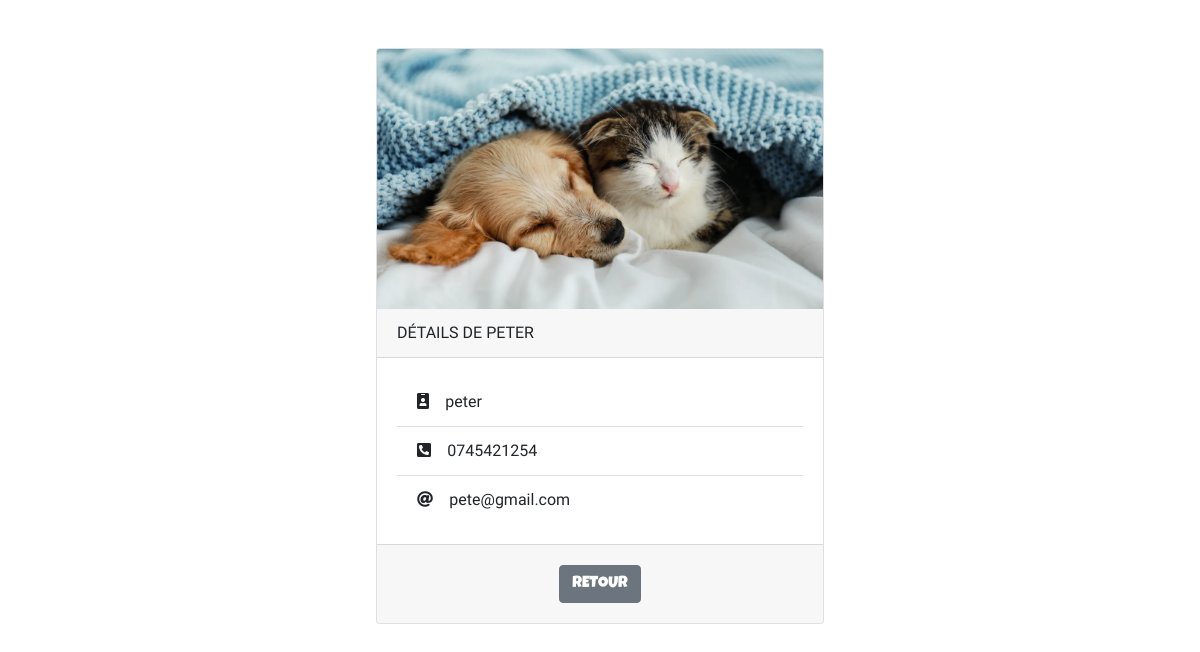
Screenshot of /index.php?controller=contact&action=displayOne&id=6 with the database file from the repository.
### tables this page shows
CREATE TABLE `myContacts` (
  `id` int(11) NOT NULL,
  `name` varchar(250) NOT NULL,
  `tel` varchar(250) NOT NULL,
  `mail` varchar(250) NOT NULL,
  `picture` varchar(250) NOT NULL
);

### Controller/ContactController.php (called while the page is built, shortened)
<?php
class ContactController{
    public function getThisById($id){
        $contactManager = new ContactManager();
        $contact = $contactManager->select($id);
        require ('View/details.php');
    }
}
?>

### Model/Database.php (called while the page is built, shortened)
<?php
class Database{
    private $host = 'localhost';
    private $dbname = 'contacts';
    private $username = 'root';
    private $password = '';
    public function __construct(){
        try{
            $this->bdd = new PDO('mysql:host='.$this->host.';dbname='.$this->dbname,$this->username,$this->password);
        }
        catch(Exception $e) {
                die('Erreur '.$e->getMessage());
        }
    }
}
?>

### Model/ContactManager.php (called while the page is built, shortened)
<?php
    class ContactManager extends Database{
        public function select($id)
        {
            $req = $this->bdd->prepare("SELECT * FROM myContacts WHERE id=?");
            $req->bindParam(1, $id);
            $req->execute();
            $res = $req->fetch();
            $contact = new Contact($res['id'], $res['name'], $res['tel'], $res['mail'],$res['picture']);
            return $contact;
        }
    }
?>

### Model/Contact.php (called while the page is built, shortened)
<?php
class Contact{
    private $name;
    private $tel;
    private $mail;
    private $picture;
    public function __construct($id,$name,$tel,$mail,$picture){
        $this->name = $name;
        $this->tel = $tel;
        $this->mail = $mail;
        $this->picture = $picture;
    }
    public function getName()
    {
        return $this->name;
    }
    public function getTel()
    {
        return $this->tel;
    }
    public function getMail()
    {
        return $this->mail;
    }
    public function getPicture()
    {
        return $this->picture;
    }
}
?>

### View/details.php (the view, shortened to what this page needs)
<div class="d-flex justify-content-center">
<div class="card m-5" style="width: 28rem;">
    <img class="card-img-top" src="assets/<?=$contact->getPicture()?>" alt="<?= $contact->getPicture()?>">
    <div class="card-header text-uppercase">
        détails de <?=$contact->getName();?>
    </div>
    <div class="card-body">
        <ul class="list-group list-group-flush">
            <li class="list-group-item"><i class="fas fa-id-badge"></i>&emsp;<?= $contact->getName();?></li>
            <li class="list-group-item"><i class="fas fa-phone-square-alt"></i>&emsp;<?= $contact->getTel();?></li>
            <li class="list-group-item"><i class="fas fa-at"></i>&emsp;<?= $contact->getMail();?></li>
        </ul>
    </div>
    <div class="card-footer text-center">
        <a href="index.php?controller=default&&action=home">
            <button type='submit' class="btn btn-secondary mt-2 mb-2">retour</button>
        </a>
    </div>
</div>
</div>

### rows the page displays
mycontacts: picture (picture), name "PETER", name "peter", tel "0745421254", mail "pete@gmail.com"
